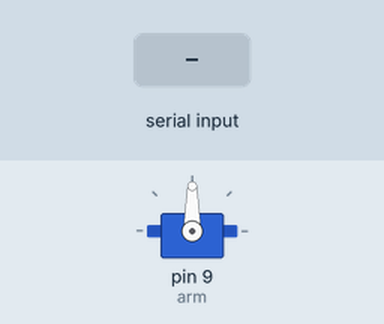
Recording of a sketch running on a simulated Arduino Uno, built with avr-gcc and run on an emulated ATmega328P. Parts: servo. The inputs (shaded band) are chosen by the test bench.

Above: at 1.2 s.
1.3 s: "left" received over Serial
At 3.4 s:
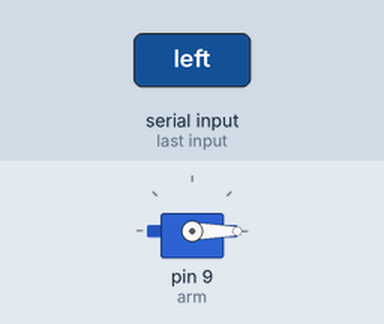
3.8 s: "right" received over Serial
At 5.3 s:
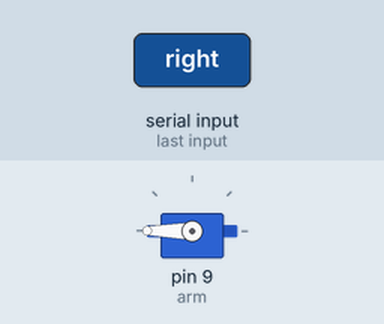
Timing chart, 0 to 6.8 s (numbered marks = the images above; inputs shaded):
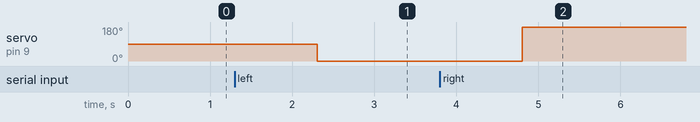

The sketch:

arduino.ino
```cpp
#include <Servo.h>
Servo arm;
void setup()
{
    Serial.begin(9600);
    arm.attach(9);
}

void loop()
{
    String command = Serial.readString();
    if (command.indexOf("left")!=-1 || command.indexOf("يسار")!=-1)
    {
        arm.write(0);
            delay(1500);
    }
    else if (command.indexOf("right") !=-1|| command.indexOf("يمين")!=-1)
    {
        arm.write(180);
        delay(1500);
    }

}
```

Measured:
- after the input at 1.3 s, servo on pin 9 (arm): 90° → 0° after 1.0 s
- after the input at 3.8 s, servo on pin 9 (arm): 0° → 180° after 1.0 s
